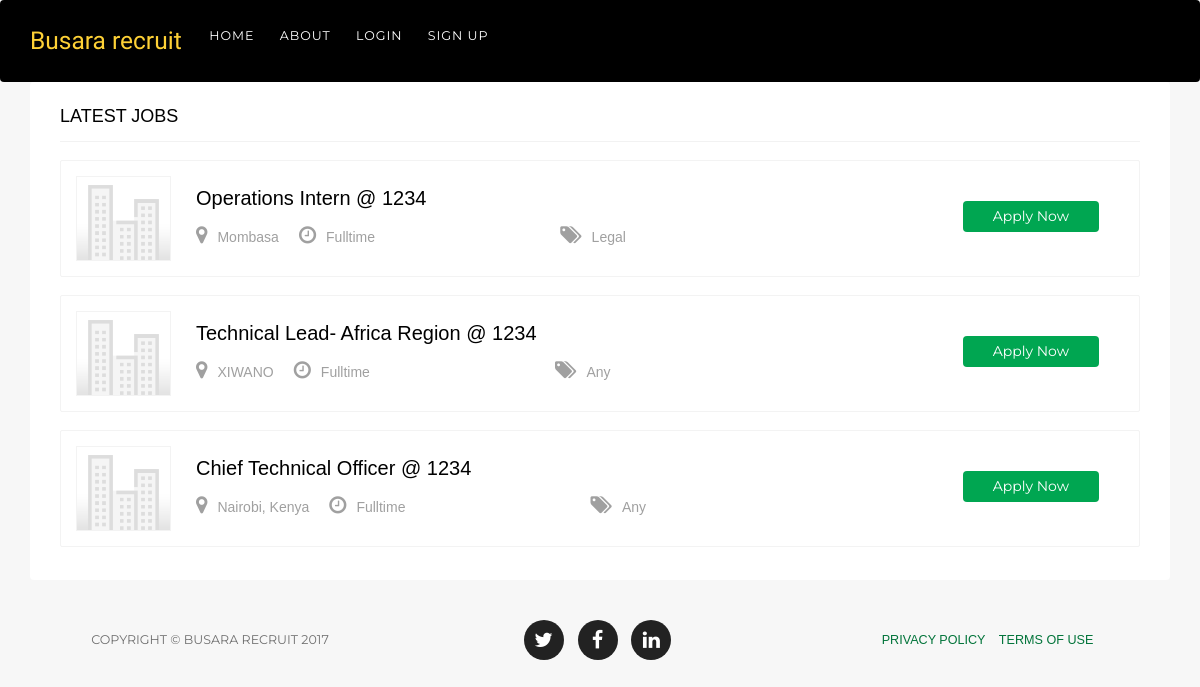
/job_listing/, run on the app's committed database.
### jobs/models.py (models this page shows, shortened)
class Job(models.Model):
	INDUSTRIES = (
	('Any', 'Any'),
	('Accounting', 'Accounting'),
	('Customer Service', 'Customer Service'),
	('Government', 'Government'),
	('Education', 'Education'),
	('Engineering', 'Engineering'),
	('Hospitality', 'Hospitality'),
	('Healthcare', 'Healthcare'),
	('Farming and Agriculture', 'Farming and Agriculture'),
	('IT and Telecoms', 'IT and Telecoms'),
	('Legal', 'Legal'),
	('Security', 'Security'),
	('Other', 'Other'),
	)
	AVAILABILITY = (
	('Fulltime', 'Fulltime'),
	('Part time', 'Part time'),
	)
	employer = models.ForeignKey(Employer, on_delete=models.CASCADE)
	title = models.CharField(blank=False, max_length=80,default='')
	description = models.CharField(max_length=300,blank=False,default='')
	requirements = models.CharField(max_length=1500,default='')
	benefits = models.CharField(max_length=200,null=True,blank=True)
	industry =models.CharField(max_length=30, choices=INDUSTRIES,default=INDUSTRIES[0][0])
	availability =models.CharField(max_length=30, choices=AVAILABILITY, default=AVAILABILITY[0][0])
	location =models.CharField(max_length=100, default='')
	created_on = models.DateTimeField(auto_now=True)

### employers/models.py (models this page shows, shortened)
class Employer(models.Model):
	user = models.OneToOneField(User, null=True)
	company_name = models.CharField(blank=False,unique=True, max_length=30)
	company_website = models.URLField(blank=False,unique=True, max_length=100)
	phone_number = models.CharField(blank=True, unique=True, max_length=12)
	company_logo = models.ImageField(upload_to='employers', blank=True, default="")
	created_on = models.DateTimeField(auto_now=True)

### home/views.py (the view)
# urls.py: url(r'^job_listing/$', views.all_jobs, name ="job_listing"),
def all_jobs(request):
	jobs_list = Job.objects.all()
	return render(request, 'home/jobs.html', {'jobs_list': jobs_list})

### home/templates/home/jobs.html (shortened to what this page needs)
<!DOCTYPE html>
<html lang="en">
  <head>
	{% load static %}
	<link rel="stylesheet" href="https://cdnjs.cloudflare.com/ajax/libs/font-awesome/4.7.0/css/font-awesome.css">
    <link rel="stylesheet" href="https://maxcdn.bootstrapcdn.com/bootstrap/3.3.7/css/bootstrap.min.css">
    <link href="{% static 'home/css/agency.min.css' %}" rel="stylesheet">
	<link href="{% static 'home/css/main.css' %}" rel="stylesheet">
  </head>
  <body id="page-top">
    <nav style="background:black"class="navbar navbar-expand-lg navbar-dark fixed-top" id="mainNav">
      <div class="container">
        <a class="navbar-brand js-scroll-trigger" href="#page-top">Busara recruit</a>
        <div class="collapse navbar-collapse" id="navbarResponsive">
          <ul class="navbar-nav ml-auto">
            <li class="nav-item">
              <a class="nav-link js-scroll-trigger" href="{% url 'home:home'%}">Home</a>
            </li>
            <li class="nav-item">
              <a class="nav-link js-scroll-trigger" href="#">About</a>
            </li>
            <li class="nav-item">
              <a class="nav-link js-scroll-trigger" href="{% url 'employers:login'%}">Login</a>
            </li>
            <li class="nav-item">
              <a class="nav-link js-scroll-trigger" href="{% url 'employers:register'%}">Sign up</a>
            </li>
          </ul>
        </div>
      </div>
    </nav>
      <div class="container">
			<div class="section latest-jobs-ads">
				<div class="section-title tab-manu">
					<h4>Latest Jobs</h4>
				</div>
				{% for job_item in jobs_list %}
						<div class="job-ad-item">
							<div class="item-info">
								<div class="item-image-box">
									<div class="item-image">
										<a href="#"><img src="{% static 'home/img/default_company_logo.jpg'%}" alt="Image" class="img-responsive"></a>
									</div>
								</div>
								<div class="ad-info">
									<span><a href="#" class="title">{{ job_item.title }}</a> @ <a href="#">{{ job_item.employer.company_name }}</a></span>
									<div class="ad-meta">
										<ul>
											<li><a href="#"><i class="fa fa-map-marker" aria-hidden="true"></i>{{ job_item.location }} </a></li>
											<li><a href="#"><i class="fa fa-clock-o" aria-hidden="true"></i>{{ job_item.availability }} </a></li>
											<li><a href="#"><i class="fa fa-tags" aria-hidden="true"></i>{{ job_item.industry }}</a></li>
										</ul>
									</div>
								</div>
								<div class="button">
									<a href="{% url 'home:apply_job' job_item.id %}" class="btn btn-primary">Apply Now</a>
								</div>
							</div>
						</div>
						{% endfor %}
				</div>
			</div>
    <footer>
      <div class="container">
        <div class="row">
          <div class="col-md-4">
            <span class="copyright">Copyright &copy; Busara recruit 2017</span>
          </div>
          <div class="col-md-4">
            <ul class="list-inline social-buttons">
              <li class="list-inline-item">
                <a href="#">
                  <i class="fa fa-twitter"></i>
                </a>
              </li>
              <li class="list-inline-item">
                <a href="#">
                  <i class="fa fa-facebook"></i>
                </a>
              </li>
              <li class="list-inline-item">
                <a href="#">
                  <i class="fa fa-linkedin"></i>
                </a>
              </li>
            </ul>
          </div>
          <div class="col-md-4">
            <ul class="list-inline quicklinks">
              <li class="list-inline-item">
                <a href="#">Privacy Policy</a>
              </li>
              <li class="list-inline-item">
                <a href="#">Terms of Use</a>
              </li>
            </ul>
          </div>
        </div>
      </div>
    </footer>
  </body>
</html>

### home/static/home/css/main.css (style rules this page uses)
html, body { font-family: 'Ubuntu', sans-serif; font-weight:400; color:#6f6f6f; overflow-x:hidden; -webkit-font-smoothing: antialiased; background-color: #f7f7f7; }
h1, h2, h3, h4, h5, h6 { font-family: 'Ubuntu', sans-serif; font-weight:normal; }
ul { margin:0; padding:0; list-style:none; }
a { font-family: 'Ubuntu', sans-serif; color: #00a651; }
a, a:hover, a:focus, input:focus { text-decoration:none; outline: none; color:#02743a; }
img { max-width: 100%; }
.title { line-height: 34px; color: #ffffff; font-family: 'Ubuntu', sans-serif; font-weight: 700; }
.section { background-color:#fff; border-radius:4px; padding:35px 25px; margin-bottom:25px; }
.section-title h4 { color:#000; font-weight: 500; }
.btn.btn-primary { font-size:18px; font-weight:400; text-transform:capitalize; background-color:#00a651; padding:10px 40px 12px; border:0; -webkit-transition: all 0.3s ease-in-out; -moz-transition: all 0.3s ease-in-out; -ms-transition: all 0.3s ease-in-out; -o-transition: all 0.3s ease-in-out; transition: all 0.3s ease-in-out; }
.navbar-brand { padding: 6px 15px; height: inherit; }
.navbar { margin: 0; }
.ad-meta { background-color: #f6f6f6; border-top: 1px solid #eeeeee; min-height: 35px; position: absolute; bottom: 0; right:-1px; width:100%; padding-left:25px; display:table; font-size:14px; }
.ad-meta a i { text-align: right }
.item-image { position:relative; }
.item-image img { width:100%; -webkit-transition: all 0.5s ease-in-out; -moz-transition: all 0.5s ease-in-out; -ms-transition: all 0.5s ease-in-out; -o-transition: all 0.5s ease-in-out; transition: all 0.5s ease-in-out; }
.item-image-box, .item-info { padding: 0; margin: 0; }
.item-image-box { overflow:hidden; }
.latest-jobs-ads { margin-bottom: 15px; background-color: #fff; padding: 15px 30px; }
.job-ad-item .ad-info span { color: #a0a0a0; font-size: 14px; line-height: 17px; }
.tab-manu { overflow:hidden; border-bottom: 1px solid #f2f2f2 }
.tab-manu h4 { float:left; margin-bottom: 14px; }
.latest-jobs-ads .section-title { padding-bottom: 0; }
.job-ad-item img { width: inherit; }
.job-ad-item { padding: 15px; overflow: hidden; position: relative; border: 1px solid #f3f3f3; margin: 18px 0; border-radius:2px; }
.job-ad-item .ad-meta { position: inherit; background-color: transparent; border-top: none; padding-left: 0; min-height: inherit; display: inline; }
.job-ad-item .ad-meta li { float: left; margin-left: 20px; }
.job-ad-item .item-image-box, .job-ad-item .ad-info { float: left; }
.job-ad-item .ad-info { padding: 5px 25px; }
.job-ad-item .ad-info span { color: #000; font-size: 20px; display: block; margin-bottom: 10px; }
.job-ad-item .ad-info span a { color: #000; font-size: 20px; font-weight: 300; }
.job-ad-item .ad-info a.title { font-weight: 300; color: #000; font-weight: 500; }
.job-ad-item .ad-meta li:first-child { margin-left: 0; }
.job-ad-item .ad-meta a, .job-ad-item .ad-meta li { font-size: 14px; color: #a0a0a0; }
.job-ad-item .ad-meta i, .job-ad-item .ad-meta a i { font-size: 20px; margin-right: 10px; }
.job-ad-item .button { float: right; }
.job-ad-item .item-image { width: 95px; height: 85px; border: 1px solid #f3f3f3; overflow: hidden; }
.job-ad-item .item-info { min-height: 0; overflow: hidden; }
.job-ad-item .btn.btn-primary { padding: 5px 30px 6px; margin-top: 25px; font-size: 14px; margin-right: 25px; }
input, select, a, .transition, .footer-widget input, .favorites-user small, .feedback input[type="submit"], .select-category li:before, .team-social, .social-widget a, .banner-form input[type="submit"], .category-title, .category-icon img, .category-quantity, .owl-next, .owl-prev, .home-banner .contact-form .form-control, .col-to-action .btn, .see-more button, .post-resume .upload-image, .close-icon { -webkit-transition: all 500ms; -moz-transition: all 500ms; -ms-transition: all 500ms; -o-transition: all 500ms; transition: all 500ms; }

### data on the page
Job: title "Operations Intern", employer.company_name "1234", location "Mombasa", availability "Fulltime", industry "Legal"
Job: title "Technical Lead- Africa Region", employer.company_name "1234", location "XIWANO", availability "Fulltime", industry "Any"
Job: title "Chief Technical Officer", employer.company_name "1234", location "Nairobi, Kenya", availability "Fulltime", industry "Any"
